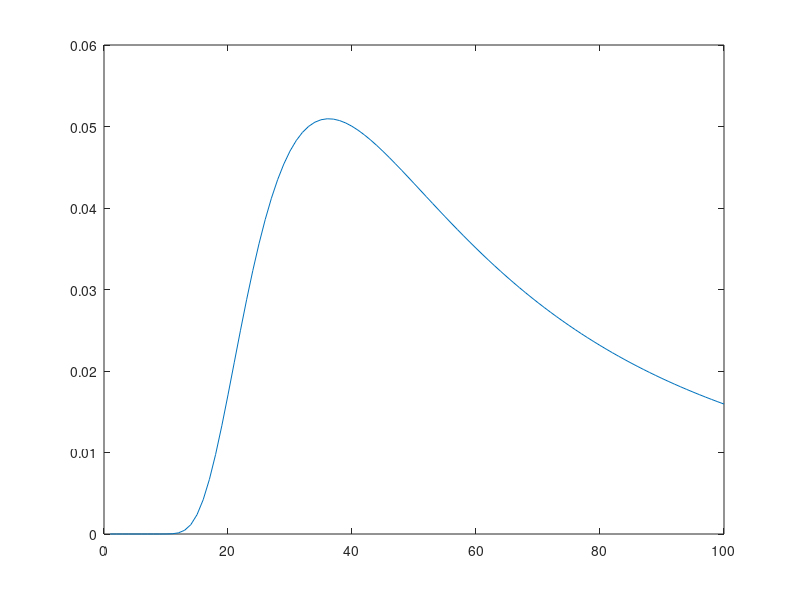

Source code (MATLAB):
close all
clear all

lambda = 1:1:100;
lo = 10;
N = 100;
Aw = (2*pi*lo^2)*(2*pi*log(100)/N)*(exp(-1.33*pi^2*lo^2./lambda.^2)./(lambda.^2));

plot(lambda,Aw)